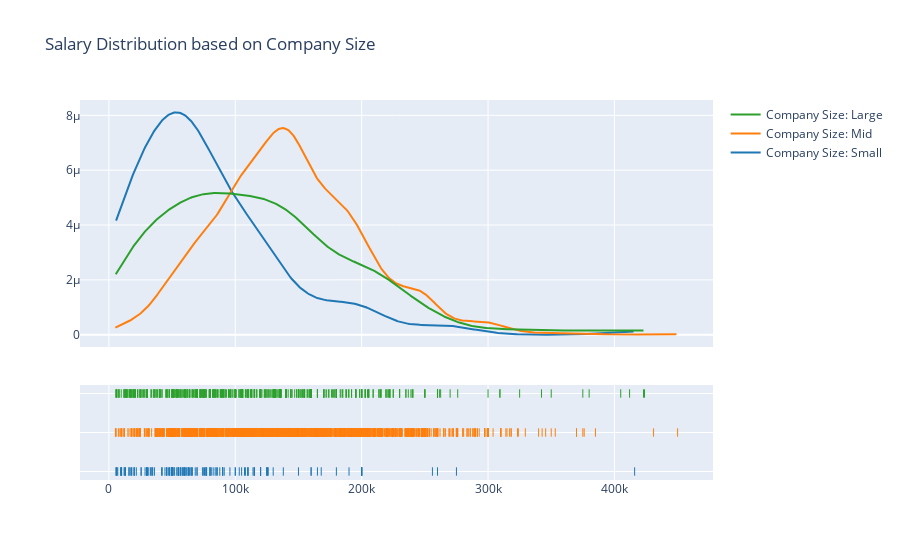
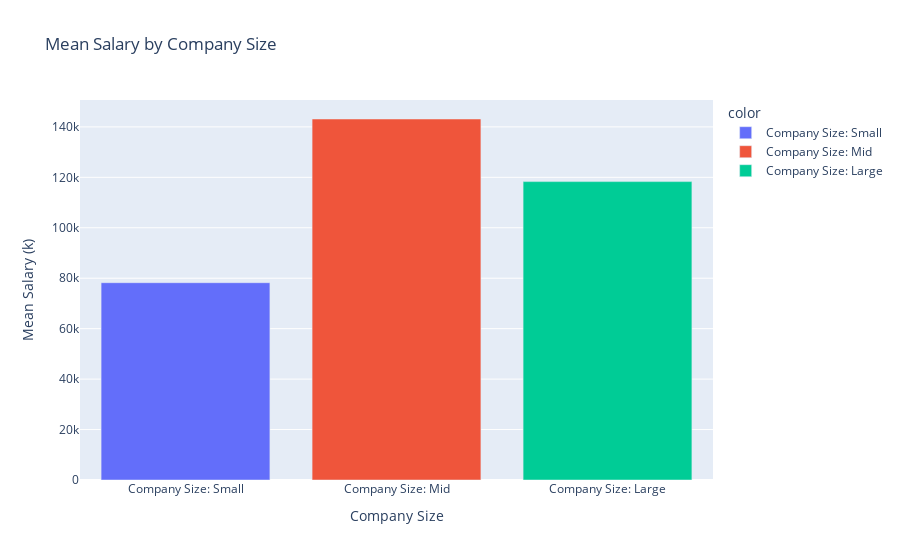

The notebook cell these images were saved under, in order:
### Markdown cell above
### Step 7. Identify
To identify which kind of data that we can use also helps ourselves to prepare the data to be analyzed. After we choose the columns and data characteristics which fit to use for our problem to be solved or questions to be answered, we can prepare the analysis better than directly diving into it.

- **Access the data from Data Management, which is from github.**
- **We identify the salary level and company size in the data.**
- **Printout the Salary Distribution by company size.**

### Code cell
small = exp_salary.loc[company_size['company_size'] == 'S']
mid = exp_salary.loc[company_size['company_size'] == 'M']
large = exp_salary.loc[company_size['company_size'] == 'L']
hist_data = [small['salary_in_usd'], mid['salary_in_usd'], large['salary_in_usd']]
group_labels = ['Company Size: Small', 'Company Size: Mid', 'Company Size: Large']

means = [small['salary_in_usd'].mean(), mid['salary_in_usd'].mean(), large['salary_in_usd'].mean()]

fig1 = ff.create_distplot(hist_data, group_labels, show_hist = False)
fig2 = go.Figure(data = px.bar(x = group_labels, y = means, color = group_labels,
                title = 'Mean Salary by Company Size'))

fig1.update_layout(title = 'Salary Distribution based on Company Size')
fig2.update_layout( xaxis_title = "Company Size", yaxis_title = "Mean Salary (k)")
fig1.show()
fig2.show()

### Figure 1 — Plotly figure (JSON) as saved in the notebook; plotly's stock layout.template omitted (floating-point values rounded to 4 significant figures; data arrays with more than 128 entries replaced by an {"elided": "..."} marker saying what was removed)
{"data": [{"legendgroup": "Company Size: Small", "marker": {"color": "rgb(31, 119, 180)"}, "mode": "lines", "name": "Company Size: Small", "showlegend": true, "type": "scatter", "x": {"elided": "500 float values"}, "xaxis": "x", "y": {"elided": "500 float values"}, "yaxis": "y"}, {"legendgroup": "Company Size: Mid", "marker": {"color": "rgb(255, 127, 14)"}, "mode": "lines", "name": "Company Size: Mid", "showlegend": true, "type": "scatter", "x": {"elided": "500 float values"}, "xaxis": "x", "y": {"elided": "500 float values"}, "yaxis": "y"}, {"legendgroup": "Company Size: Large", "marker": {"color": "rgb(44, 160, 44)"}, "mode": "lines", "name": "Company Size: Large", "showlegend": true, "type": "scatter", "x": {"elided": "500 float values"}, "xaxis": "x", "y": {"elided": "500 float values"}, "yaxis": "y"}, {"legendgroup": "Company Size: Small", "marker": {"color": "rgb(31, 119, 180)", "symbol": "line-ns-open"}, "mode": "markers", "name": "Company Size: Small", "showlegend": false, "type": "scatter", "x": {"elided": "148 int values"}, "xaxis": "x", "y": {"elided": "148 str values"}, "yaxis": "y2"}, {"legendgroup": "Company Size: Mid", "marker": {"color": "rgb(255, 127, 14)", "symbol": "line-ns-open"}, "mode": "markers", "name": "Company Size: Mid", "showlegend": false, "type": "scatter", "x": {"elided": "3153 int values"}, "xaxis": "x", "y": {"elided": "3153 str values"}, "yaxis": "y2"}, {"legendgroup": "Company Size: Large", "marker": {"color": "rgb(44, 160, 44)", "symbol": "line-ns-open"}, "mode": "markers", "name": "Company Size: Large", "showlegend": false, "type": "scatter", "x": {"elided": "454 int values"}, "xaxis": "x", "y": {"elided": "454 str values"}, "yaxis": "y2"}], "layout": {"barmode": "overlay", "hovermode": "closest", "legend": {"traceorder": "reversed"}, "title": {"text": "Salary Distribution based on Company Size"}, "xaxis": {"anchor": "y2", "domain": [0, 1], "zeroline": false}, "yaxis": {"anchor": "free", "domain": [0.35, 1], "position": 0}, "yaxis2": {"anchor": "x", "domain": [0, 0.25], "dtick": 1, "showticklabels": false}}}

### Figure 2 — Plotly figure (JSON) as saved in the notebook; plotly's stock layout.template omitted (floating-point values rounded to 4 significant figures)
{"data": [{"alignmentgroup": "True", "hovertemplate": "color=Company Size: Small<br>x=%{x}<br>y=%{y}<extra></extra>", "legendgroup": "Company Size: Small", "marker": {"color": "#636efa", "pattern": {"shape": ""}}, "name": "Company Size: Small", "offsetgroup": "Company Size: Small", "orientation": "v", "showlegend": true, "textposition": "auto", "type": "bar", "x": ["Company Size: Small"], "xaxis": "x", "y": [78230.0], "yaxis": "y"}, {"alignmentgroup": "True", "hovertemplate": "color=Company Size: Mid<br>x=%{x}<br>y=%{y}<extra></extra>", "legendgroup": "Company Size: Mid", "marker": {"color": "#EF553B", "pattern": {"shape": ""}}, "name": "Company Size: Mid", "offsetgroup": "Company Size: Mid", "orientation": "v", "showlegend": true, "textposition": "auto", "type": "bar", "x": ["Company Size: Mid"], "xaxis": "x", "y": [143100.0], "yaxis": "y"}, {"alignmentgroup": "True", "hovertemplate": "color=Company Size: Large<br>x=%{x}<br>y=%{y}<extra></extra>", "legendgroup": "Company Size: Large", "marker": {"color": "#00cc96", "pattern": {"shape": ""}}, "name": "Company Size: Large", "offsetgroup": "Company Size: Large", "orientation": "v", "showlegend": true, "textposition": "auto", "type": "bar", "x": ["Company Size: Large"], "xaxis": "x", "y": [118300.0], "yaxis": "y"}], "layout": {"barmode": "relative", "legend": {"title": {"text": "color"}, "tracegroupgap": 0}, "title": {"text": "Mean Salary by Company Size"}, "xaxis": {"anchor": "y", "domain": [0, 1], "title": {"text": "Company Size"}}, "yaxis": {"anchor": "x", "domain": [0, 1], "title": {"text": "Mean Salary (k)"}}}}
